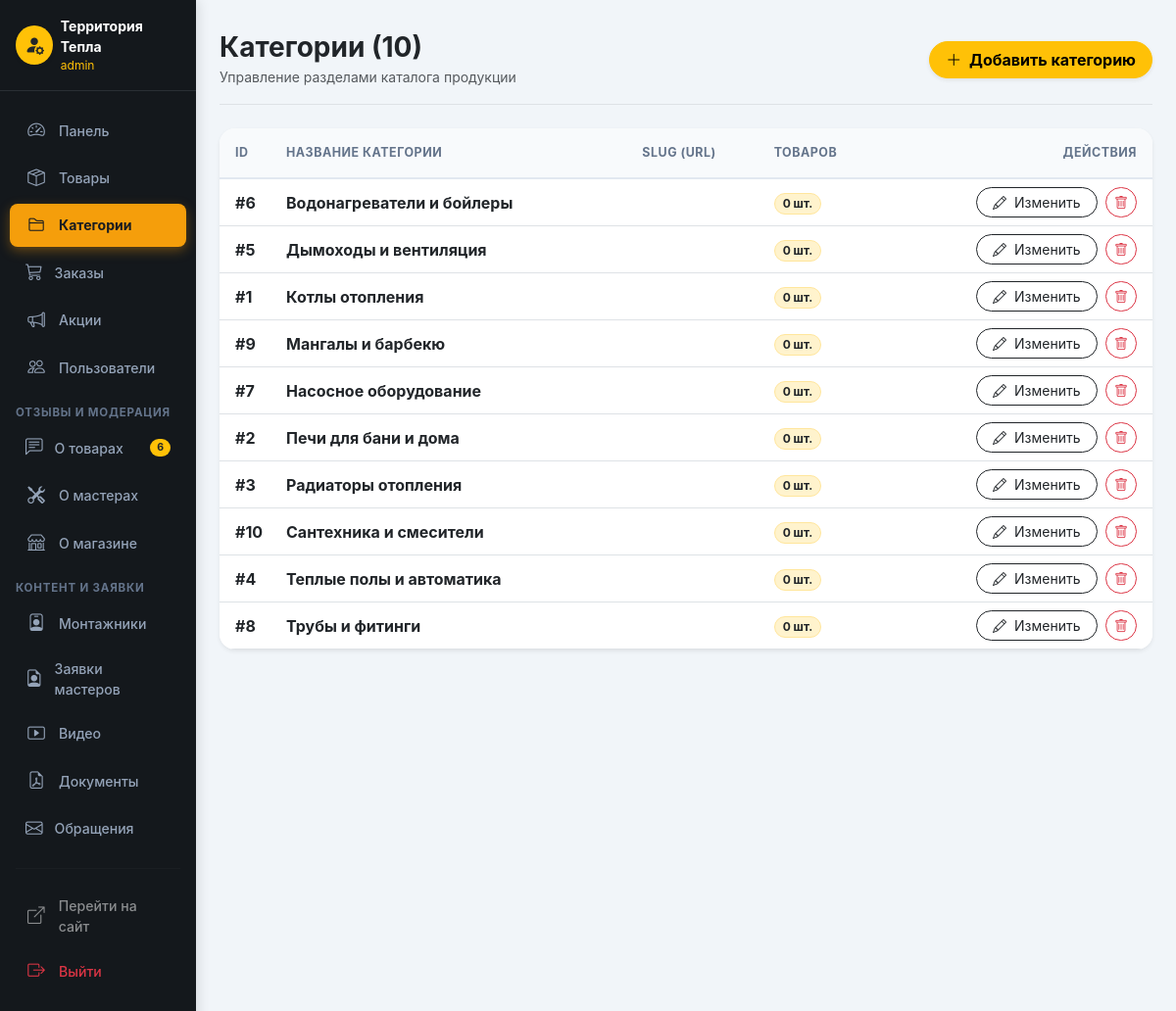
Screenshot of /admin/categories.php (signed in) with the database file from the repository.
### tables this page shows
CREATE TABLE `categories` (
  `id` int(11) NOT NULL AUTO_INCREMENT,
  `name` varchar(255) DEFAULT NULL,
  `description` text DEFAULT NULL,
  `parent_id` int(11) DEFAULT NULL,
  `image_path` varchar(255) DEFAULT NULL,
  `slug` varchar(600) NOT NULL,
  `is_active` tinyint(1) DEFAULT 1,
  `sort_order` int(11) DEFAULT 0,
  `created_at` timestamp NULL DEFAULT current_timestamp(),
  PRIMARY KEY (`id`)
);

### includes/functions.php (called while the page is built, shortened)
<?php
function generateCsrfToken() {
    return $_SESSION['csrf_token'];
}
?>

### admin/categories.php (the view, shortened to what this page needs)
<?php
require_once '../includes/functions.php';
require_once 'admin_header.php';
$categories = [];
try {
    $stmt = $pdo->query("
        SELECT c.*, COUNT(p.id) as products_count
        FROM categories c
        LEFT JOIN products p ON p.category_id = c.id
        GROUP BY c.id
        ORDER BY c.name ASC
    ");
    $categories = $stmt->fetchAll(PDO::FETCH_ASSOC);
} catch (Throwable $e) {
    error_log("Error loading categories: " . $e->getMessage());
}
?>
<div class="d-flex justify-content-between flex-wrap flex-md-nowrap align-items-center pt-2 pb-3 mb-4 border-bottom">
    <div>
        <h1 class="h3 fw-bold text-dark mb-0">Категории (<?= count($categories) ?>)</h1>
        <small class="text-muted">Управление разделами каталога продукции</small>
    </div>
    <div class="btn-toolbar mb-2 mb-md-0">
        <a href="category_edit.php" class="btn btn-warning fw-bold rounded-pill shadow-sm px-3">
            <i class="bi bi-plus-lg me-1"></i> Добавить категорию
        </a>
    </div>
</div>
<div class="card border-0 shadow-sm rounded-4 bg-white overflow-hidden mb-4">
    <div class="card-body p-0">
        <div class="table-responsive">
            <table class="table table-hover mb-0 align-middle">
                <thead class="table-light">
                    <tr>
                        <th class="ps-3 py-3" style="width: 60px;">ID</th>
                        <th class="py-3">Название категории</th>
                        <th class="py-3">Slug (URL)</th>
                        <th class="py-3">Товаров</th>
                        <th class="text-end pe-3 py-3">Действия</th>
                    </tr>
                </thead>
                <tbody>
                    <?php if (!empty($categories)): ?>
                        <?php foreach ($categories as $cat): ?>
                        <tr>
                            <td class="ps-3 fw-bold text-dark">#<?= $cat['id']; ?></td>
                            <td class="fw-bold text-dark"><?= htmlspecialchars($cat['name']); ?></td>
                            <td><span class="badge bg-light text-secondary font-monospace border"><?= htmlspecialchars($cat['slug']); ?></span></td>
                            <td>
                                <span class="badge bg-warning-subtle text-dark border border-warning-subtle rounded-pill px-2">
                                    <?= (int)$cat['products_count'] ?> шт.
                                </span>
                            </td>
                            <td class="text-end pe-3 text-nowrap">
                                <a href="category_edit.php?id=<?= $cat['id']; ?>" class="btn btn-sm btn-outline-dark rounded-pill px-3 me-1" title="Редактировать">
                                    <i class="bi bi-pencil me-1"></i> Изменить
                                </a>
                                <a href="categories.php?delete=<?= $cat['id']; ?>&csrf_token=<?= generateCsrfToken(); ?>" class="btn btn-sm btn-outline-danger rounded-pill px-2" onclick="return confirm('Удалить категорию?');" title="Удалить">
                                    <i class="bi bi-trash"></i>
                                </a>
                            </td>
                        </tr>
                        <?php endforeach; ?>
                    <?php endif; ?>
                </tbody>
            </table>
        </div>
    </div>
</div>
<?php require_once 'admin_footer.php'; ?>

### admin/admin_header.php (style rules this page uses)
:root { --admin-sidebar-bg: #14181c; --admin-accent: #f59e0b; --admin-accent-hover: #d97706; --admin-hover-bg: rgba(245, 158, 11, 0.12); }
body { background-color: #f1f5f9; font-family: 'Inter', system-ui, -apple-system, "Segoe UI", Roboto, sans-serif; color: #1e293b; }
.table thead th { font-size: 0.78rem; text-transform: uppercase; letter-spacing: 0.5px; color: #64748b; font-weight: 700; background-color: #f8fafc; border-bottom: 2px solid #e2e8f0; }

### rows the page displays
categories: id "6", name "Водонагреватели и бойлеры", products_count "0"
categories: id "5", name "Дымоходы и вентиляция", products_count "0"
categories: id "1", name "Котлы отопления", products_count "0"
categories: id "9", name "Мангалы и барбекю", products_count "0"
categories: id "7", name "Насосное оборудование", products_count "0"
categories: id "2", name "Печи для бани и дома", products_count "0"
categories: id "3", name "Радиаторы отопления", products_count "0"
categories: id "10", name "Сантехника и смесители", products_count "0"
categories: id "4", name "Теплые полы и автоматика", products_count "0"
categories: id "8", name "Трубы и фитинги", products_count "0"

### other values shown
$_SESSION['username'] "admin"
$pending_reviews_count "6"
count($categories) "10"
